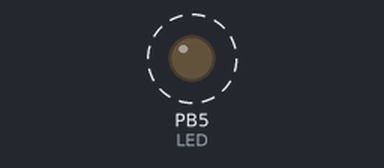
The program below on a simulated ATmega328P, built with avr-gcc and emulated at 16 MHz. Parts: output pins drawn as LEDs (lit = HIGH). Dashed ring = blinking.

Above: at 0.5 s.
Timing chart, 0 to 4.7 s (numbered marks = the images above):
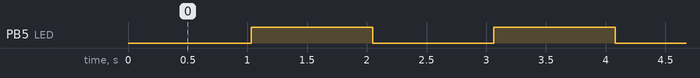

Measured:
- by itself, PB5 (LED): alternates HIGH for 1.0 s and LOW for 1.0 s

The program:

main.c
```c
/*
 * TImer_setup.c
 *
 * Created: 14-07-2023 15:32:31
 * Author : ramesh
 */

#define F_CPU 16000000UL
#include <avr/io.h>
#include <util/delay.h>
#include <stdint.h>
 #include <util/atomic.h>

int main(void)
{
	DDRB |= _BV(5); //LED output
	TCCR0B = (1<<CS02)|(1<<CS00); // prescalar 1024 set , 256 step total, 16MHz tick per second.
	sei();	//global interrupt
	TIMSK0 = (1<<TOIE0); // overflow interrupt enable.
	while(1){

	}
}

ISR(TIMER0_OVF_vect){
	static int x=0;
	if(x>61){
		x=0;
		PORTB ^= _BV(5);
	}
	x++;
}
```
